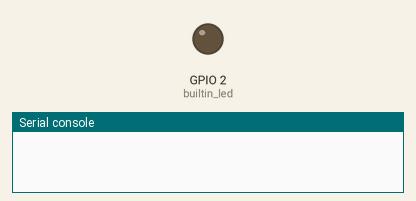
Bench run of a program on a simulated ESP32 board running MicroPython. Shown: output pins drawn as LEDs (lit = HIGH), the last lines printed to the serial console. WiFi joins after 1.5 s; files the program writes start out absent; random numbers come from a fixed seed; values from a settings file that is not in the repository are placeholders; web requests get an empty 200 reply after 0.4 s; the clock reads 2024-03-15 10:24:30 at power-on unless the program sets it. At 4.6 s the program stops and its outputs stay as they are.

Above: at 0.5 s.
At 4.45 s:
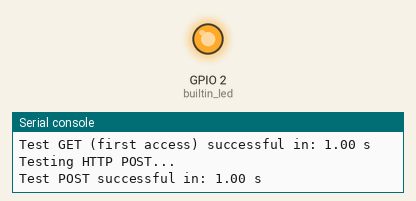
Timing chart, 0 to 6.0 s (numbered marks = the images above):
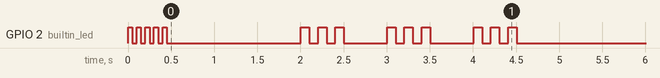

The program:

main.py
```python
import env
from machine import Pin
from time import sleep, time
from network import WLAN, STA_IF
from requests import get, post
from gc import mem_alloc, mem_free
from os import urandom
from ubinascii import hexlify

# ------------------ CONSTANTS ------------------

builtin_led = Pin(2, Pin.OUT)

# ------------------ UTIL FUNCTIONS ------------------

def status():
    print(f"Memory currently in use: {(mem_alloc()/1e3):.1f} kB")
    print(f"Memory currently available: {(mem_free()/1e3):.1f} kB")

def blink(times, delay):
    lap = 0
    while lap < times:
        builtin_led.on()
        sleep(delay / 2)
        builtin_led.off()
        sleep(delay / 2)
        lap += 1

def connect():
    wlan = WLAN(STA_IF)
    wlan.active(True)

    tries = 0
    while (tries := tries + 1) <= 3:
        print("Connecting to Wi-Fi", env.WIFI_SSID, "...")
        try:
            wlan.connect(env.WIFI_SSID, env.WIFI_PASSWORD)
            while not wlan.isconnected():
                pass  # Wait for the connection to establish
            blink(3, 0.2)
            ip = wlan.ifconfig()[0]
            print("IP address:", ip)
            return wlan, ip
        except Exception as e:
            print("Error connecting:", e)
            blink(1, 1)
    if tries > 3:
        raise Exception("Error connecting to Wi-Fi")

def test_get():
    start_time = time()
    url = f'http://{env.SERVER_HOST}:{env.SERVER_PORT}/test-get'
    print("Testing HTTP GET...")
    response = get(url)
    try:
        assert (response.status_code == 200), f"Error in test GET [{response.status_code}]: {response.text}"
        print(f"Test GET (first access) successful in: {time() - start_time:.2f} s")
        blink(3, 0.2)
    except Exception as e:
        print(e)
        blink(1, 1)

def test_post():
    start_time = time()
    # create sample audio file
    with open('sample-request.wav', 'wb') as f:
        f.write(b'this is a sample of what the system would receive from the microphone')

    url = f'http://{env.SERVER_HOST}:{env.SERVER_PORT}/test'
    boundary = '----WebKitFormBoundary' + hexlify(urandom(16)).decode()
    headers = {'Content-Type': 'multipart/form-data; boundary=%s' % boundary}

    body = ('--%s\r\n' % boundary +
            'Content-Disposition: form-data; name="audio"; filename="sample-request.wav"\r\n' +
            'Content-Type: audio/wav\r\n\r\n').encode('utf-8')
    with open('sample-request.wav', 'rb') as f:
        body += f.read()
    body += ('\r\n--%s--\r\n' % boundary).encode('utf-8')

    print("Testing HTTP POST...")
    response = post(url, headers=headers, data=body)

    try:
        assert (response.status_code == 200), f"Error in test POST [{response.status_code}]: {response.text}"
        #assert (response.content == b'sample audio'), f"Error in test POST: response content is not the same as the request content"

        with open('sample-response.wav', 'wb') as f:
            f.write(response.content)

        print(f"Test POST successful in: {time() - start_time:.2f} s")
        blink(3, 0.2)
    except Exception as e:
        print(e)
        blink(1, 1)

# ------------------ MAIN ------------------

def main():
    blink(5, 0.1) # hello
    wlan, ip = connect()
    test_get()
    test_post()

    # TODO: record audio
    # TODO: send audio to server
    # TODO: speak response

if __name__ == '__main__':
    main()

# 1 blink: error
# 3 blinks: success

# to upload:
# ampy --port /dev/ttyUSB0 put main.py
# ampy --port /dev/ttyUSB0 put env.py

# to run:
# ampy --port /dev/ttyUSB0 run main.py
# or, as main.py is the default file, just press EN button on ESP32
# it's possible to access the Python REPL with PuTTY at Serial 115200 bauds
```
